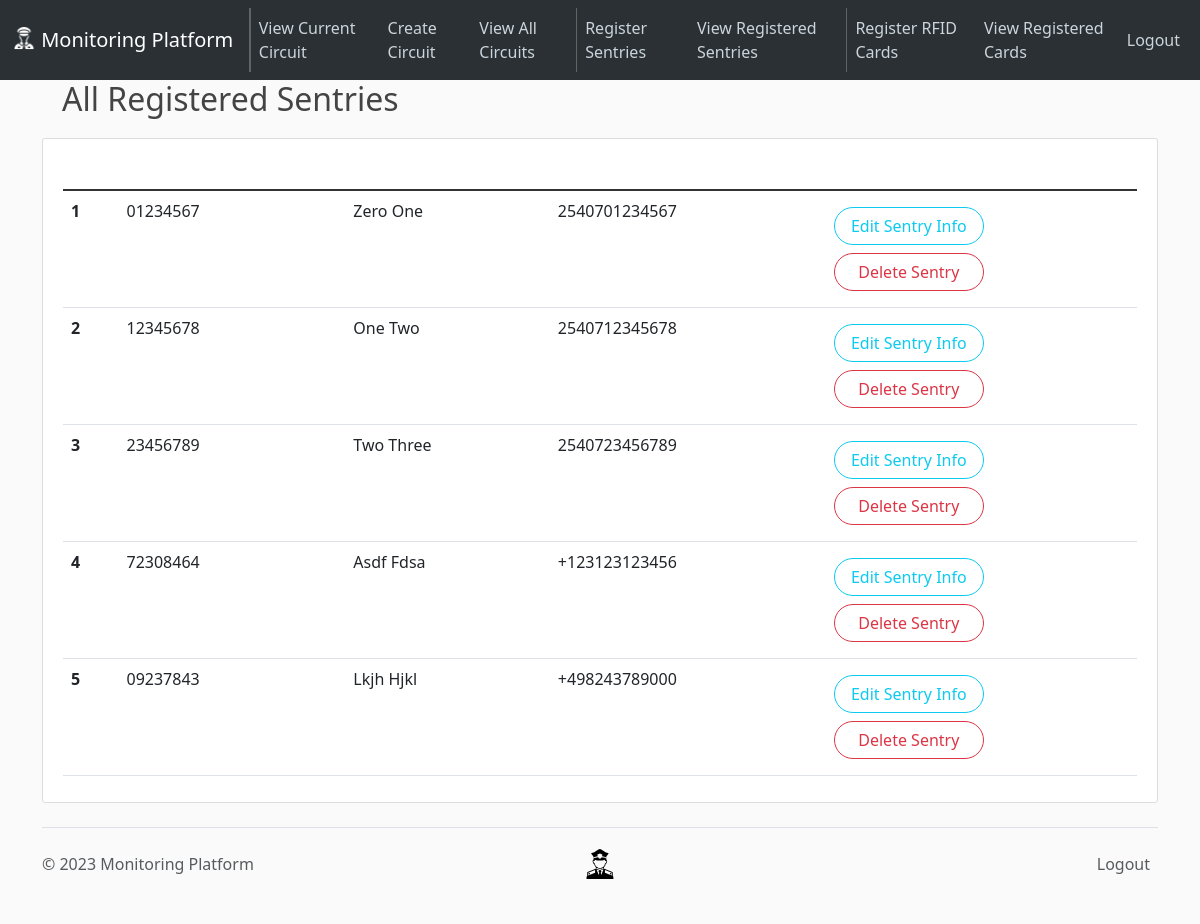
/sentries/view (signed in), run on the app's committed database.
### app/models.py (models this page shows, shortened)
class Sentry(db.Model):
    __tablename__ = "sentries"
    id = Column(Integer, primary_key=True, autoincrement=True)
    national_id = Column(String(8), unique=True, nullable=False)
    full_name = Column(String, nullable=False)
    phone_no = Column(String(13), nullable=False)

### app/routes.py (the view)
@app.route("/sentries/view")
@login_required  # ensures that supervisor is logged in to access
def view_all_sentries():
    sentries = Sentry.query.all()
    return render_template("view-all-sentries.html", sentries=sentries)

### app/models.py (called while the page is built)
@login_manager.user_loader
def load_supervisor(supervisor_id):
    return Supervisor.query.get(int(supervisor_id))

### app/templates/view-all-sentries.html (shortened to what this page needs)
{% extends 'layout.html' %}{% block content %}
<h2>All Registered Sentries</h2>
<article class="media content-section">
  <div class="media-body">
    <table class="table">
      <thead class="bg-steel">
        <tr>
          <th scope="col" style="color: white">#</th>
          <th scope="col" style="color: white">National ID</th>
          <th scope="col" style="color: white">Full Name</th>
          <th scope="col" style="color: white">Phone Number</th>
          <th scope="col" style="color: white">Sentry Actions</th>
        </tr>
      </thead>
      <tbody class="table-group-divider">
        {% for sentry in sentries %}
        <tr>
          <th scope="row">{{ sentry.id }}</th>
          <td>{{ sentry.national_id }}</td>
          <td>{{ sentry.full_name }}</td>
          <td>{{ sentry.phone_no }}</td>
          <td class="align-middle">
            <div class="row my-2" style="width: 150px">
              <a
                class="btn btn-outline-info rounded-pill"
                href="{{ url_for('update_sentry', sentry_id=sentry.id) }}"
                >Edit Sentry Info</a
              >
            </div>
            <div class="row my-2" style="width: 150px">
              <button
                type="button"
                class="btn btn-outline-danger rounded-pill"
                data-bs-toggle="modal"
                data-bs-target="#delete-sentry-{{ sentry.id }}"
              >
                Delete Sentry
              </button>
            </div>
          </td>
        </tr>
        {% endfor %}
      </tbody>
    </table>
  </div>
</article>
{% endblock content %}

### app/static/main.css (style rules this page uses)
body { background: #fafafa; color: #333333; margin-top: 5rem; }
h1, h2, h3, h4, h5, h6 { color: #444444; margin: 20px; }
.bg-steel { background-color: #5f788a; }
.content-section { background: #ffffff; padding: 10px 20px; border: 1px solid #dddddd; border-radius: 3px; margin-bottom: 20px; }

### data on the page
Sentry: id "1", national_id "01234567", full_name "Zero One", phone_no "2540701234567"
Sentry: id "2", national_id "12345678", full_name "One Two", phone_no "2540712345678"
Sentry: id "3", national_id "23456789", full_name "Two Three", phone_no "2540723456789"
Sentry: id "4", national_id "72308464", full_name "Asdf Fdsa", phone_no "+123123123456"
Sentry: id "5", national_id "09237843", full_name "Lkjh Hjkl", phone_no "+498243789000"
